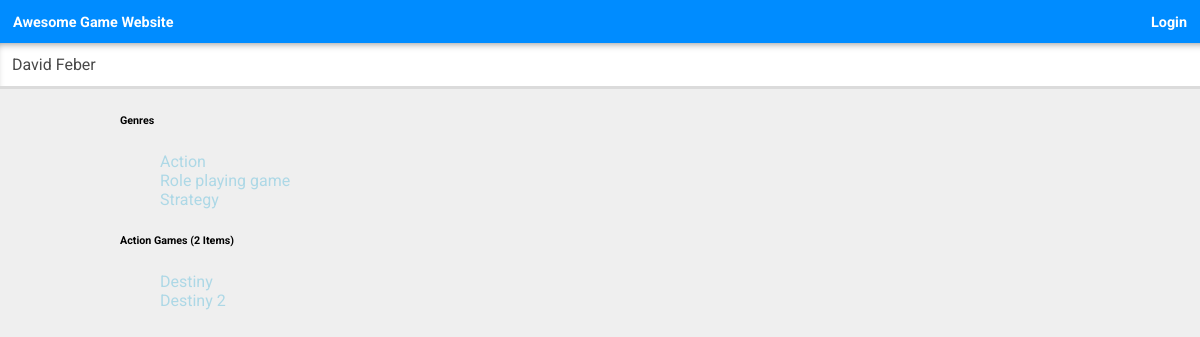
The page /catalog/1/items on the database its author committed.
### database_setup.py (models this page shows, shortened)
class Genres(Base):
	__tablename__ = 'genre'
	id = Column(Integer, primary_key = True)
	name = Column(String(80), nullable = False)
	user_id = Column(Integer, ForeignKey('users.id'))
	user = relationship(Users)
	'''To return the table data for JSON format'''

class Games(Base):
	__tablename__ = 'games'
	id = Column(Integer, primary_key = True)
	name = Column(String(80), nullable = False)
	description = Column(String(250))
	genre_id = Column(Integer, ForeignKey('genre.id'))
	genre = relationship(Genres)
	user_id = Column(Integer, ForeignKey('users.id'))
	user = relationship(Users)
	'''To return the table data for JSON Format'''

### application.py (the view)
@app.route('/catalog/<int:catalog_id>')
@app.route('/catalog/<int:catalog_id>/items')
def showGenre(catalog_id):
	'''Get all the Data needed and render it all in template'''
	genres = session.query(Genres).all()
	genre = session.query(Genres).filter_by(id = catalog_id).first()
	genreName = genre.name
	games = session.query(Games).filter_by(genre_id = catalog_id).all()
	gameCount = session.query(Games).filter_by(genre_id = catalog_id).count()
	return render_template('genre.html', genres = genres, games = games, genreName = genreName, gamesCount = gameCount)

### templates/genre.html (shortened to what this page needs)
{% extends "base.html" %}
{% block content %}
	<div class="row">
		<div class="categories column column-25">
			<div class="categories__list">
				<h6 class="list__header">
					<span class="header__title">Genres</span>
				</h6>
				<ul class="list__items">
					{% for genre in genres %}
						<a href="{{url_for('showGenre', catalog_id = genre.id )}}">
							<li class="items__item">
								<span class="item__name">{{genre.name}}</span>
							</li>
						</a>
					{% endfor %}
				</ul>
			</div>
		</div>
		<div class="category-items column column-75">
			<div class="latest__list">
				<h6 class="list__header">
					<span class="header__title">{{genreName}} Games ({{gamesCount}} Items)</span>
				</h6>
				<ul class="list__items">
					{% for game in games %}
						<a href="{{url_for('showGame', catalog_id = game.genre_id ,item_id = game.id )}}">
							<li class="items__item">
								<span class="item__name">{{game.name}}</span>
							</li>
						</a>
					{% endfor %}
				</ul>
			</div>
		</div>
	</div>
{% endblock %}

### static/style.css (style rules this page uses)
.row { width:100%; }
body { margin: 0px; font-family: 'Roboto', sans-serif; }
ul { list-style: none; }
a { color: lightblue; text-decoration: none; }

### rows shown on the page
Genres: name "Action"
Genres: name "Role playing game"
Genres: name "Strategy"
Games: name "Destiny"
Games: name "Destiny 2"

### other values the page prints
{{ gamesCount }} "2"
